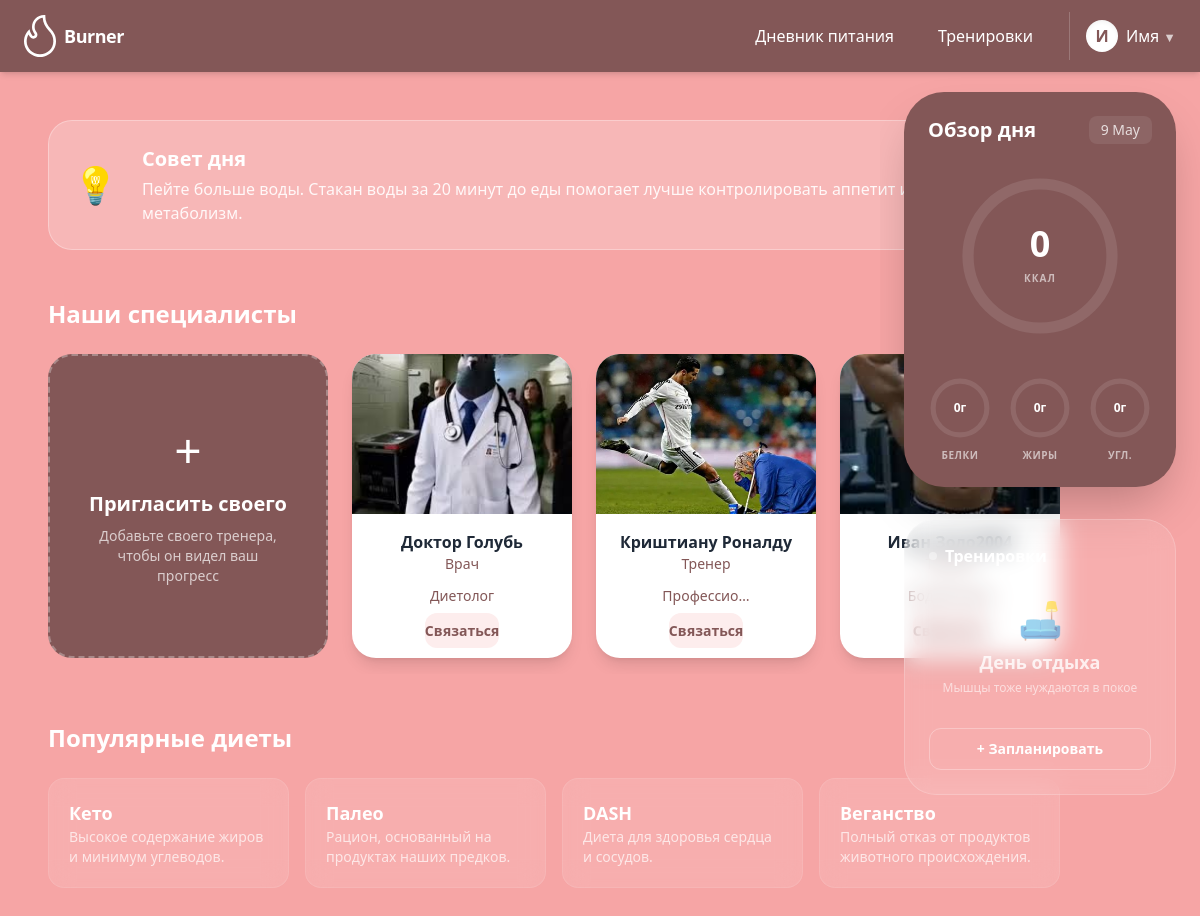
The app's page / (signed in) with its own data.
### a_profile/models.py (models this page shows, shortened)
class Profile(models.Model):
    class Male(models.TextChoices):
        MAN = "Мужской", "Мужской"
        WOMAN = (
            "Женский",
            "Женский",
        )
        NONE = "Не указан", "Не указан"
    class Goal(models.TextChoices):
        LOSS = "Сброс", "Сброс"
        MAINTANE = (
            "Поддержание",
            "Поддержание",
        )
        ADD = "Набор", "Набор"
    class Activity(models.IntegerChoices):
        SEAT = 1, "Отсутствие тренировок"
        LIGHT = 2, "1–3 тренировки в неделю"
        MID = 3, "3–5 тренировок в неделю"
        HIGH = 4, "6–7 тренировок в неделю"
        OVERHIGH = 5, "Профессиональный спорт"
    user = models.OneToOneField(User, on_delete=models.CASCADE, related_name="profile")
    f_name = models.CharField(max_length=20, blank=True, default="Имя")
    l_name = models.CharField(max_length=20, blank=True, default="Фамилия")
    email = models.EmailField( blank=True)
    male = models.CharField(max_length=20, choices=Male.choices, default=Male.NONE)
    goal = models.CharField(max_length=20, choices=Goal.choices, default=Goal.MAINTANE)
    activity = models.IntegerField(choices=Activity.choices, default=Activity.LIGHT)
    plusstatus = models.BooleanField(default=False)
    height = models.DecimalField(max_digits=4, decimal_places=1, default=0.0)
    weight = models.DecimalField(max_digits=4, decimal_places=1, default=0.0)
    dete_birth = models.DateField(null=True)
    created = models.DateTimeField(auto_now_add=True)
    @property
    def age(self):
        if not self.dete_birth:
            return 0
        today = datetime.date.today()
        years = today.year - self.dete_birth.year
        if (today.month, today.day) < (self.dete_birth.month, self.dete_birth.day):
            years -= 1
        return years
    @property
    def target_calories(self):
        try:
            weight = float(self.weight)
            height = float(self.height)
        except (TypeError, ValueError):
            return 2000
        if not weight or not height:
            return 2000
        if self.male == "WOMAN":
            bmr = (10 * weight) + (6.25 * height) - (5 * self.age) - 161
        else:
            bmr = (10 * weight) + (6.25 * height) - (5 * self.age) + 5
        activity_map = {1: 1.2, 2: 1.375, 3: 1.55, 4: 1.725, 5: 1.9}
        tdee = bmr * activity_map.get(self.activity, 1.2)
        goal = (self.goal or "").lower()
        if goal == "сброс":
            tdee *= 0.8
        elif goal == "набор":
            tdee *= 1.1
        return int(tdee)
    @property
    def today_totals(self):
        today = datetime.date.today()
        meals_today = self.user.nutricion_set.filter(date_meal__date=today)
        cals = sum(meal.total_calories for meal in meals_today)
        prot = sum(meal.total_protein for meal in meals_today)
        fat = sum(meal.total_fat for meal in meals_today)
        carbs = sum(meal.total_carbs for meal in meals_today)
        return {
            "cals": round(cals),
            "prot": round(prot),
            "fat": round(fat),
            "carbs": round(carbs),
        }
    @property
    def today_workout(self):
        today = localdate()
        return self.user.workouts.filter(date__date=today).first()

class Specialist(models.Model):
    class Role(models.TextChoices):
        DOCTOR = "Врач", "Врач"
        COACH = (
            "Тренер",
            "Тренер",
        )
        ANOTHER = "Другое", "Другое"
    user = models.OneToOneField(
        User, on_delete=models.CASCADE, related_name="specialist"
    )
    role = models.CharField(max_length=10, choices=Role.choices, default=Role.ANOTHER)
    about = models.TextField(max_length=150, default="Специалист")
    f_name = models.CharField(max_length=20, blank=True, default="Имя")
    l_name = models.CharField(max_length=20, blank=True, default="Фамилия")
    number = models.CharField(max_length=11, null=True)
    social_tg = models.CharField(max_length=50, null=True)
    email = models.CharField(max_length=100, null=True)
    image = models.ImageField(upload_to="avatar/", null=True, blank=True)
    id = models.CharField(max_length=100, default=uuid.uuid4, unique=True, primary_key=True, editable=False)
    class Meta:
            db_table = 'a_profile_specialist'
            verbose_name = 'Специалист'
            verbose_name_plural = 'Специалисты'

### a_main/views.py (the view)
# urls.py: path('', home_view, name='home'),
def home_view(request):
    specialists = Specialist.objects.all()[:3]
    return render(request, 'a_main/home.html',{
        'specialists': specialists
    })

### templates/a_main/home.html (shortened to what this page needs)
{% extends 'base.html' %}
{% load static %}
{% block content %}
<content x-data="{ mobileSidebarOpen: false }" class="grid grid-cols-3 max-w-7xl mx-auto my-6 px-6">
  <main class="flex justify-center">
    <div class="w-full max-w-[1600px] flex p-6">
      <div class="flex-1 mr-[340px]">
        {% include 'includes/daily.html' %}
        {% include 'includes/specialist_list.html' %}
        {% include 'includes/diet_list.html' %}
      </div>
      {% include 'includes/sidebar.html'%}
    </div>
  </main>
</content>
{% endblock %}

### templates/includes/header.html (shortened to what this page needs)
{% load static %}
<header class="flex justify-between items-center bg-[#835757] text-white px-6 py-3 sticky top-0 z-50 shadow-md">
  <a href="/" class="flex items-center gap-2 hover:opacity-80 transition group">
    <img src="{% static 'images/logo.svg' %}" class="w-8 transition-transform group-hover:scale-110" alt="Logo">
    <h1 class="text-lg font-bold tracking-tight">Burner</h1>
  </a>
  <nav class="flex items-center gap-3">
    {% if user.is_authenticated %}
    <a href="{% url 'nutricion'  %}" class="hover:bg-[#573a3a] px-4 py-2 rounded-lg transition font-medium">Дневник
      питания</a>
    <a href="{% url 'workout' %}" class="hover:bg-[#573a3a] px-4 py-2 rounded-lg transition font-medium">Тренировки</a>
    <div class="relative group py-2 ml-2 border-l border-white/20 pl-4">
      <div class="flex items-center gap-2 cursor-pointer">
        {% if user.profile %}
        <div
          class="w-8 h-8 rounded-full bg-white text-[#835757] flex items-center justify-center font-bold shadow-inner">
          {{ user.profile.f_name.0}}
        </div>
        <span class="hidden sm:inline font-medium">{{ user.profile.f_name }} <small class="opacity-70">▼</small></span>
        {% else %}
        <div
          class="w-8 h-8 rounded-full bg-white text-[#835757] flex items-center justify-center font-bold shadow-inner">
          {{ user.username.0}}
        </div>
        <span class="hidden sm:inline font-medium">{{ user.username }} <small class="opacity-70">▼</small></span>
        {% endif %}
      </div>
        {% else %}
        <a href="{% url 'account_login' %}"
          class="bg-white/10 text-white px-4 py-2 rounded-xl font-medium hover:bg-white/20 transition">Войти</a>
        <a href="{% url 'account_signup' %}"
          class="bg-white/20 text-white px-4 py-2 rounded-xl font-bold hover:bg-white/30 transition shadow-md">Регистрация</a>
        {% endif %}
    </div>
  </nav>
</header>

### templates/includes/specialist_list.html
<section class="mb-12">
  <h2 class="text-white text-2xl font-bold mb-6">Наши специалисты</h2>
  <div class="flex gap-6 overflow-x-auto pb-4 no-scrollbar">
    <div
      class="bg-[#835757] text-white rounded-3xl p-6 min-w-[280px] flex flex-col items-center justify-center text-center border-2 border-dashed border-white/30 hover:border-white/60 transition cursor-pointer">
      <div class="text-5xl mb-4 font-light">+</div>
      <h3 class="text-xl font-bold mb-2">Пригласить своего</h3>
      <p class="text-sm opacity-70 px-4">Добавьте своего тренера, чтобы он видел ваш прогресс</p>
    </div>
    {% for specialist in specialists  %}
    <div class="bg-white rounded-3xl min-w-[220px] overflow-hidden shadow-lg hover:-translate-y-1 transition-transform">
      {% if specialist.image %}
      <img src="{{ specialist.image.url }}" class="w-full h-40 object-cover">
      {% endif %}
      <div class="p-4 text-center">
        <h3 class="font-bold text-gray-800">{{ specialist.f_name }} {{ specialist.l_name }}</h3>
        <p class="text-sm text-[#835757] mb-3">{{ specialist.role }} </p>
        <p class="text-sm text-[#835757] mb-3">{{ specialist.about|truncatechars:10 }} </p>
        <a href="{% url 'specialist' specialist.id %}"
          class="w-full py-2 rounded-xl bg-[#F6A5A5]/20 text-[#835757] font-bold text-sm hover:bg-[#F6A5A5]/40 transition">Связаться</a>
      </div>
    </div>
    {% endfor %}
  </div>
</section>

### templates/includes/sidebar.html
<aside class="w-[320px] fixed right-0 top-[68px] h-[calc(100vh-68px)] p-6 overflow-y-auto">
        <div class="bg-[#835757] p-6 rounded-[2.5rem] text-white shadow-2xl">
          <div class="flex justify-between items-center mb-8">
            <h3 class="text-xl font-bold">Обзор дня</h3>
            <span class="bg-white/10 px-3 py-1 rounded-lg text-sm opacity-80">{% now "j E" %}</span>
          </div>
          <div class="flex justify-center mb-10">
            <div class="w-40 h-40 flex flex-col items-center justify-center relative">
                <svg class="absolute inset-0 w-full h-full -rotate-90" viewBox="0 0 100 100">
                    <circle cx="50" cy="50" r="45" stroke="currentColor" stroke-width="7" fill="transparent" class="text-white/10" />
                    <circle cx="50" cy="50" r="45" stroke="white" stroke-width="7" fill="transparent"
                            stroke-dasharray="282.7" stroke-linecap="round" class="transition-all duration-1000"
                            style="stroke-dashoffset: calc(282.7 - (282.7 * {{ user.profile.today_totals.cals|stringformat:"s" }} / 2200));" />
                </svg>
                <div class="relative z-10 text-center">
                    <span class="text-4xl font-black block">{{ user.profile.today_totals.cals|default:"0" }}</span>
                    <span class="text-[10px] uppercase tracking-widest opacity-60 font-bold">ккал</span>
                </div>
            </div>
        </div>
          <div class="grid grid-cols-3 gap-4">
            <div class="flex flex-col items-center gap-2">
                <div class="w-16 h-16 flex items-center justify-center relative">
                    <svg class="absolute inset-0 w-full h-full -rotate-90" viewBox="0 0 100 100">
                        <circle cx="50" cy="50" r="42" stroke="currentColor" stroke-width="8" fill="transparent" class="text-white/10" />
                        <circle cx="50" cy="50" r="42" stroke="#93c5fd" stroke-width="8" fill="transparent"
                                stroke-dasharray="263.9" stroke-linecap="round"
                                style="stroke-dashoffset: calc(263.9 - (263.9 * {{ user.profile.today_totals.prot|stringformat:"s" }} / 120));" />
                    </svg>
                    <span class="text-xs font-bold relative z-10">{{ user.profile.today_totals.prot|default:"0" }}г</span>
                </div>
                <span class="text-[10px] uppercase font-bold opacity-60 tracking-wider">Белки</span>
            </div>
            <div class="flex flex-col items-center gap-2">
                <div class="w-16 h-16 flex items-center justify-center relative">
                    <svg class="absolute inset-0 w-full h-full -rotate-90" viewBox="0 0 100 100">
                        <circle cx="50" cy="50" r="42" stroke="currentColor" stroke-width="8" fill="transparent" class="text-white/10" />
                        <circle cx="50" cy="50" r="42" stroke="#fde047" stroke-width="8" fill="transparent"
                                stroke-dasharray="263.9" stroke-linecap="round"
                                style="stroke-dashoffset: calc(263.9 - (263.9 * {{ user.profile.today_totals.fat|stringformat:"s" }} / 60));" />
                    </svg>
                    <span class="text-xs font-bold relative z-10">{{ user.profile.today_totals.fat|default:"0" }}г</span>
                </div>
                <span class="text-[10px] uppercase font-bold opacity-60 tracking-wider">Жиры</span>
            </div>
            <div class="flex flex-col items-center gap-2">
                <div class="w-16 h-16 flex items-center justify-center relative">
                    <svg class="absolute inset-0 w-full h-full -rotate-90" viewBox="0 0 100 100">
                        <circle cx="50" cy="50" r="42" stroke="currentColor" stroke-width="8" fill="transparent" class="text-white/10" />
                        <circle cx="50" cy="50" r="42" stroke="#6ee7b7" stroke-width="8" fill="transparent"
                                stroke-dasharray="263.9" stroke-linecap="round"
                                style="stroke-dashoffset: calc(263.9 - (263.9 * {{ user.profile.today_totals.carbs|stringformat:"s" }} / 200));" />
                    </svg>
                    <span class="text-xs font-bold relative z-10">{{ user.profile.today_totals.carbs|default:"0" }}г</span>
                </div>
                <span class="text-[10px] uppercase font-bold opacity-60 tracking-wider">Угл.</span>
            </div>
        </div>
        </div>
        <div class="bg-white/10 backdrop-blur-md border border-white/20 p-6 rounded-[2rem] text-white mt-8">
    <h3 class="font-bold mb-4 flex items-center gap-2">
        {% if user.profile.today_workout %}
            <span class="w-2 h-2 bg-green-400 rounded-full animate-pulse shadow-[0_0_8px_rgba(74,222,128,0.8)]"></span>
            Ближайшая активность
        {% else %}
            <span class="w-2 h-2 bg-white/40 rounded-full"></span>
            Тренировки
        {% endif %}
    </h3>
    {% if user.profile.today_workout %}
        <div class="mb-4">
            <p class="text-2xl font-bold">{{ user.profile.today_workout.type }}</p>
            <p class="opacity-70 text-sm italic">{{ user.profile.today_workout.duration }} мин.</p>
        </div>
        <div class="flex justify-between items-center mt-4">
            <span class="text-sm font-bold bg-white/20 px-3 py-1.5 rounded-lg border border-white/10">
                🕒 {{ user.profile.today_workout.date|date:"H:i" }}
            </span>
            <a href="{% url 'workout' %}" class="bg-white text-[#835757] px-4 py-2 rounded-xl font-bold text-sm hover:scale-105 transition shadow-lg">
                Открыть
            </a>
        </div>
    {% else %}
        <div class="text-center py-4">
            <p class="text-4xl mb-2 opacity-50">🛋</p>
            <p class="font-bold opacity-80 text-lg">День отдыха</p>
            <p class="text-xs opacity-60 mt-1">Мышцы тоже нуждаются в покое</p>
        </div>
        <a href="{% url 'workout' %}" class="mt-4 block text-center w-full bg-transparent border border-white/30 text-white px-4 py-2.5 rounded-xl font-bold text-sm hover:bg-white hover:text-[#835757] transition">
            + Запланировать
        </a>
    {% endif %}
</div>
      </aside>

### templates/a_main/home.html (style rules this page uses)
.no-scrollbar { -ms-overflow-style: none; scrollbar-width: none; }

### records on screen
Specialist: image (picture), f_name "Доктор", l_name "Голубь", role "Врач", about "Диетолог"
Specialist: image (picture), f_name "Криштиану", l_name "Роналду", role "Тренер", about "Профессио…"
Specialist: f_name "Иван", l_name "Золо2004", role "Тренер", about "Бодибилдер"

### other values on screen
{{ user.profile.f_name.0 }} "И"
{{ user.profile.f_name }} "Имя"
{{ user.profile.today_totals.cals|default:"0" }} "0"
{{ user.profile.today_totals.prot|default:"0" }} "0"
{{ user.profile.today_totals.fat|default:"0" }} "0"
{{ user.profile.today_totals.carbs|default:"0" }} "0"
